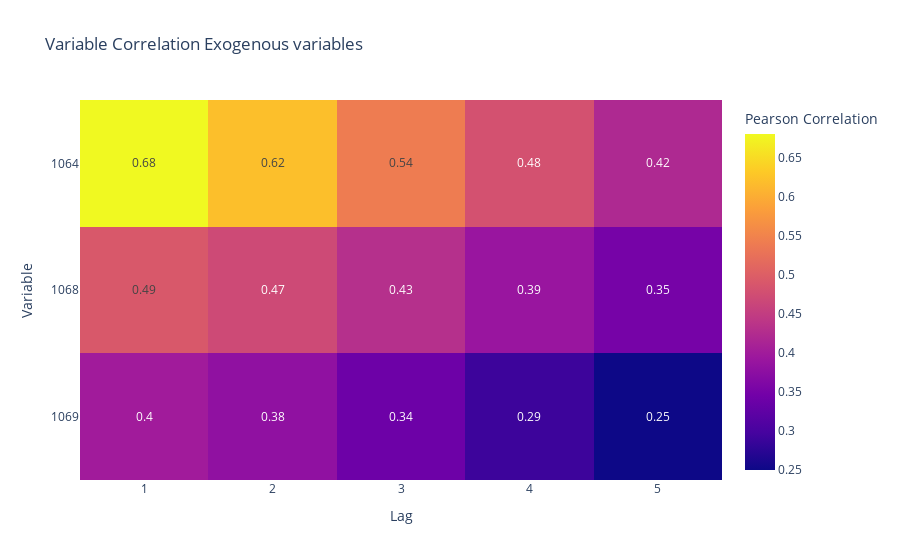

This figure's notebook cell:
### Code cell
print(lags)
fig = px.imshow(corr_matrix,
                labels=dict(x="Lag", y="Variable", color="Pearson Correlation"),
                x=[i for i in lags],
                y=x_vars,
                text_auto=True,
                title= "Variable Correlation Exogenous variables"
               )
fig.show()

### Figure 1 — Plotly figure (JSON) as saved in the notebook; plotly's stock layout.template omitted (floating-point values rounded to 4 significant figures)
{"data": [{"coloraxis": "coloraxis", "hovertemplate": "Lag: %{x}<br>Variable: %{y}<br>Pearson Correlation: %{z}<extra></extra>", "name": "0", "texttemplate": "%{z}", "type": "heatmap", "x": [1, 2, 3, 4, 5], "xaxis": "x", "y": ["1064", "1068", "1069"], "yaxis": "y", "z": [[0.68, 0.62, 0.54, 0.48, 0.42], [0.49, 0.47, 0.43, 0.39, 0.35], [0.4, 0.38, 0.34, 0.29, 0.25]]}], "layout": {"coloraxis": {"colorbar": {"title": {"text": "Pearson Correlation"}}, "colorscale": [[0, "#0d0887"], [0.1111, "#46039f"], [0.2222, "#7201a8"], [0.3333, "#9c179e"], [0.4444, "#bd3786"], [0.5556, "#d8576b"], [0.6667, "#ed7953"], [0.7778, "#fb9f3a"], [0.8889, "#fdca26"], [1, "#f0f921"]]}, "title": {"text": "Variable Correlation Exogenous variables"}, "xaxis": {"anchor": "y", "constrain": "domain", "domain": [0, 1], "scaleanchor": "y", "title": {"text": "Lag"}}, "yaxis": {"anchor": "x", "autorange": "reversed", "constrain": "domain", "domain": [0, 1], "title": {"text": "Variable"}}}}
